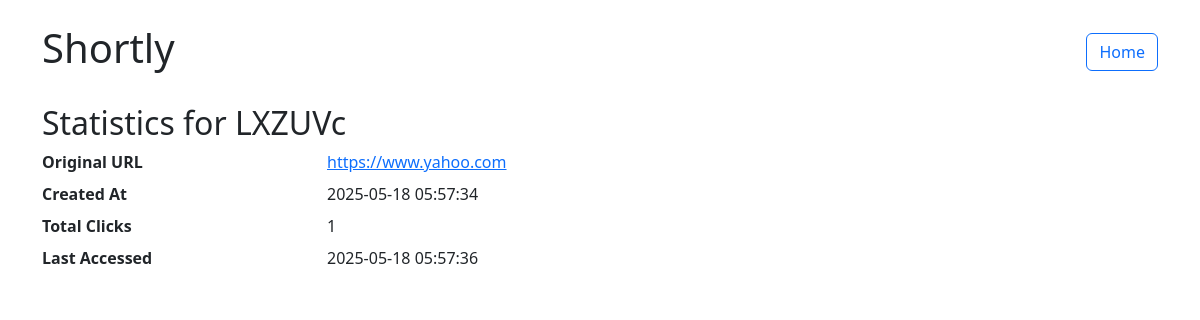
Page /stats/LXZUVc on the committed database.
### app/models.py (models this page shows, shortened)
class Link(Base):
    __tablename__ = 'links'
    id = Column(Integer, primary_key=True)
    original_url = Column(String, nullable=False)
    code = Column(String(6), unique=True, nullable=False)
    created_at = Column(DateTime, default=datetime.datetime.utcnow)
    click_count = Column(Integer, default=0)
    last_accessed = Column(DateTime)

### app/routes.py (the view)
@main_bp.route('/stats/<code>')
def stats(code):
    db = get_db()
    link = db.query(Link).filter_by(code=code).first()
    if link is None:
        abort(404)
    return render_template('stats.html', link=link)

### app/models.py (called while the page is built)
def get_db():
    return SessionLocal()

### app/templates/stats.html
{% extends 'base.html' %}
{% block content %}
  <h2>Statistics for {{ link.code }}</h2>
  <dl class="row">
    <dt class="col-sm-3">Original URL</dt>
    <dd class="col-sm-9"><a href="{{ link.original_url }}" target="_blank">{{ link.original_url }}</a></dd>
    <dt class="col-sm-3">Created At</dt>
    <dd class="col-sm-9">{{ link.created_at.strftime('%Y-%m-%d %H:%M:%S') }}</dd>
    <dt class="col-sm-3">Total Clicks</dt>
    <dd class="col-sm-9">{{ link.click_count }}</dd>
    <dt class="col-sm-3">Last Accessed</dt>
    <dd class="col-sm-9">
      {% if link.last_accessed %}
        {{ link.last_accessed.strftime('%Y-%m-%d %H:%M:%S') }}
      {% else %}
        Never
      {% endif %}
    </dd>
  </dl>
{% endblock %}

### rows in the picture
Link: code "LXZUVc", original_url "https://www.yahoo.com", created_at "2025-05-18 05:57:34", click_count "1", last_accessed "2025-05-18 05:57:36"
